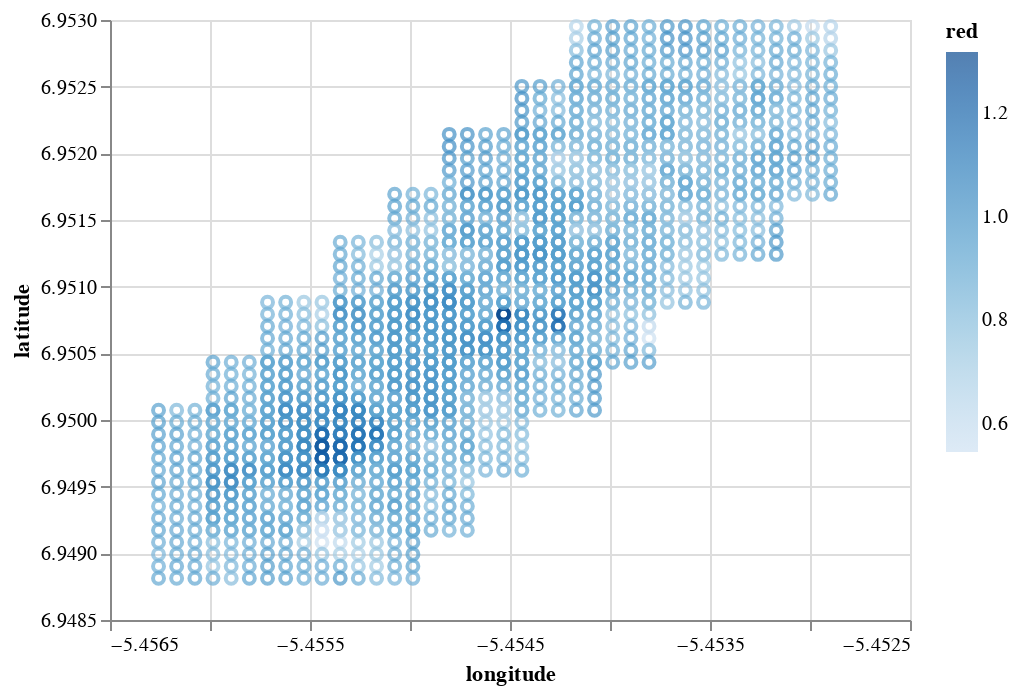

Source (notebook cell):
### Code cell
alt.Chart(pd.DataFrame({'latitude': np.array(trainset['lat'])[[2, 3, 4, 5, 6, 7, 8, 9]].reshape(-1), 'longitude': np.array(trainset['lon'])[[2, 3, 4, 5, 6, 7, 8, 9]].reshape(-1), 'red': np.array(trainset['images'])[[2, 3, 4, 5, 6, 7, 8, 9], :, :, 2].reshape(-1) / 700})).mark_point().encode(x = alt.X('longitude:Q', scale = alt.Scale(zero = False)), y = alt.Y('latitude:Q', scale = alt.Scale(zero = False)), color = 'red:Q')

### Figure 1 — Vega-Lite specification as saved in the notebook (floating-point values rounded to 4 significant figures; data arrays with more than 128 entries replaced by an {"elided": "..."} marker saying what was removed)
{"config": {"view": {"continuousWidth": 400, "continuousHeight": 300}}, "data": {"name": "data-1024cf5f7ea2ccf5ff428cdd587c2c50"}, "mark": "point", "encoding": {"color": {"field": "red", "type": "quantitative"}, "x": {"field": "longitude", "scale": {"zero": false}, "type": "quantitative"}, "y": {"field": "latitude", "scale": {"zero": false}, "type": "quantitative"}}, "$schema": "https://vega.github.io/schema/vega-lite/v4.17.0.json", "datasets": {"data-1024cf5f7ea2ccf5ff428cdd587c2c50": {"elided": "1800 records"}}}
